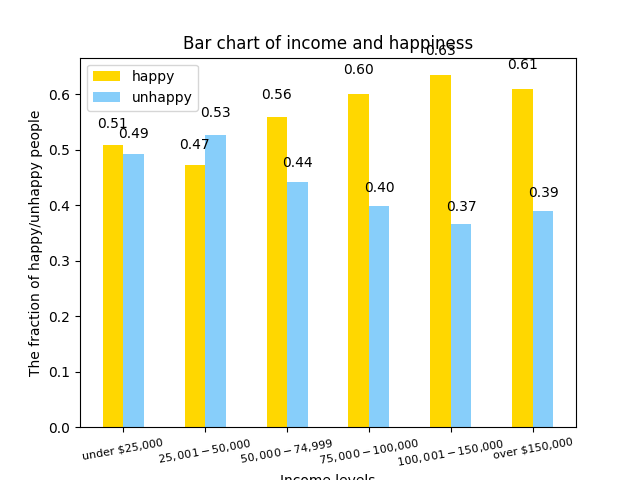

Generate this figure with Python:
import matplotlib.pyplot as plt
import pandas as pd
import numpy as np

filename = '../data/train.csv'
df = pd.read_csv(filename, index_col = None, na_values=["?"])
df.replace('?', np.NaN)

level1 = df.loc[df['Income'] == 'under $25,000']
level2 = df.loc[df['Income'] == '$25,001 - $50,000']
level3 = df.loc[df['Income'] == '$50,000 - $74,999']
level4 = df.loc[df['Income'] == '$75,000 - $100,000']
level5 = df.loc[df['Income'] == '$100,001 - $150,000']
level6 = df.loc[df['Income'] == 'over $150,000']

N = 6
happiness = np.zeros((2,N))

happiness[0,0] = level1.loc[level1['Happy'] == 1].shape[0]
happiness[1,0] = level1.loc[level1['Happy'] == 0].shape[0]

happiness[0,1] = level2.loc[level2['Happy'] == 1].shape[0]
happiness[1,1] = level2.loc[level2['Happy'] == 0].shape[0]

happiness[0,2] = level3.loc[level3['Happy'] == 1].shape[0]
happiness[1,2] = level3.loc[level3['Happy'] == 0].shape[0]

happiness[0,3] = level4.loc[level4['Happy'] == 1].shape[0]
happiness[1,3] = level4.loc[level4['Happy'] == 0].shape[0]

happiness[0,4] = level5.loc[level5['Happy'] == 1].shape[0]
happiness[1,4] = level5.loc[level5['Happy'] == 0].shape[0]

happiness[0,5] = level6.loc[level6['Happy'] == 1].shape[0]
happiness[1,5] = level6.loc[level6['Happy'] == 0].shape[0]

sum_happiness = happiness.sum(0)

happiness[0,:] = happiness[0,:]/sum_happiness
happiness[1,:] = happiness[1,:]/sum_happiness
#print(happiness.sum(0))

ind = np.arange(N)
width = 0.25
fig, ax = plt.subplots()
rects1 = ax.bar(ind, happiness[0,:], width, color='gold')
rects2 = ax.bar(ind + width, happiness[1,:], width, color='lightskyblue')

ax.set_title("Bar chart of income and happiness")
ax.set_xlabel("Income levels")
ax.set_ylabel("The fraction of happy/unhappy people")
ax.set_xticks(ind + width / 2)
ax.set_xticklabels(('under $25,000', '$25,001-$50,000', '$50,000-$74,999',
	'$75,000-$100,000', '$100,001-$150,000','over $150,000'),rotation = 10, fontsize=8)
ax.legend((rects1[0], rects2[0]), ('happy', 'unhappy'), loc = 'upper left')

def autolabel(rects):
    for rect in rects:
        height = rect.get_height()
        ax.text(rect.get_x() + rect.get_width()/2., 1.05*height,
                '%.2f' % (height),
                ha='center', va='bottom')

autolabel(rects1)
autolabel(rects2)
plt.savefig("bar_chart")
plt.show()
